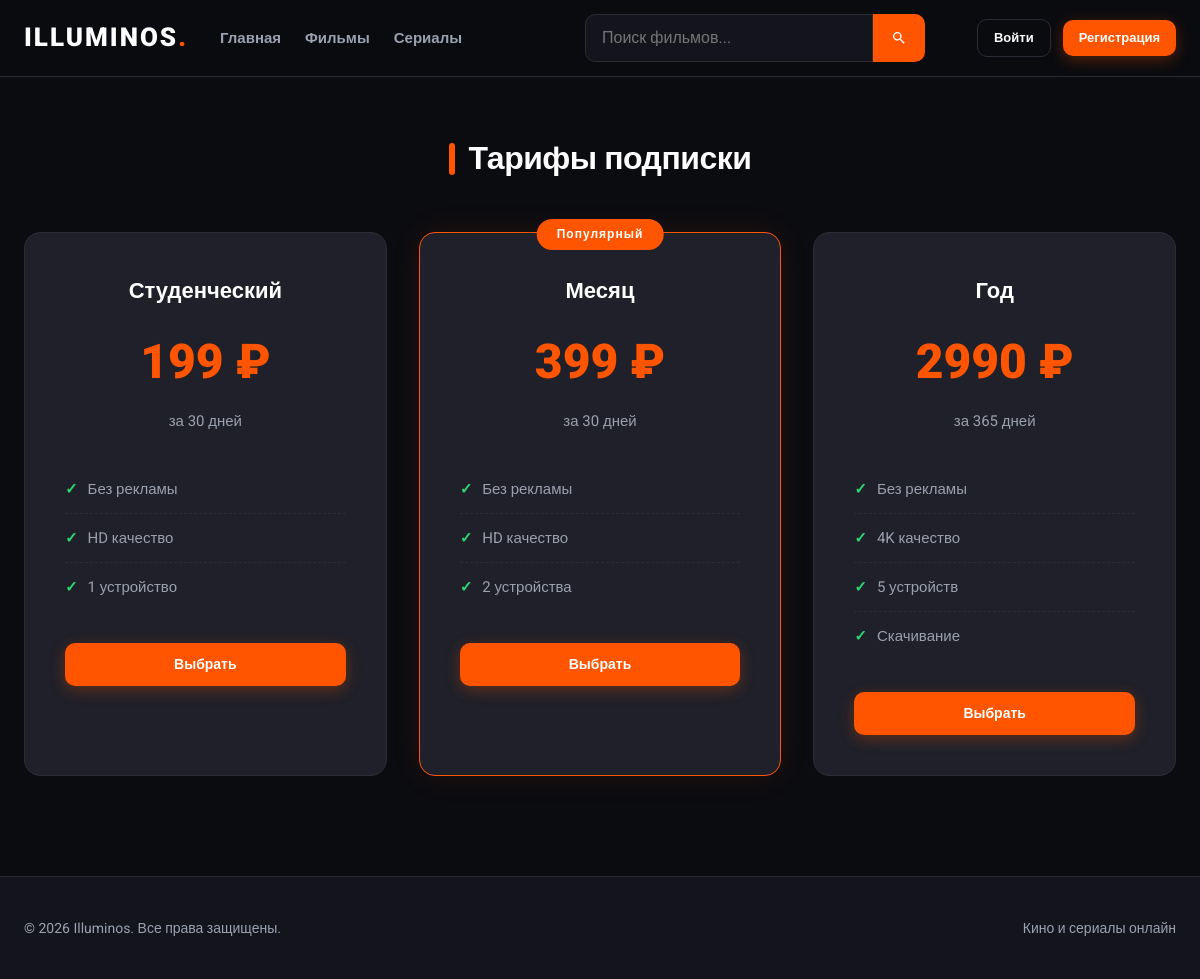
/subscribe.php, run on the app's committed database.
### tables this page shows
CREATE TABLE `tariffs` (
  `id` int(11) NOT NULL,
  `name` varchar(50) NOT NULL,
  `price` decimal(10,2) NOT NULL,
  `duration_days` int(11) NOT NULL,
  `features` text
);

### config.php (called while the page is built, shortened)
<?php
$conn = mysqli_connect(DB_HOST, DB_USER, DB_PASS, DB_NAME);
mysqli_set_charset($conn, "utf8mb4");
function db_query($sql) { global $conn; return mysqli_query($conn, $sql); }
function db_fetch_all($sql) { $res = db_query($sql); return $res ? mysqli_fetch_all($res, MYSQLI_ASSOC) : []; }
function get_tariffs() { return db_fetch_all("SELECT * FROM tariffs ORDER BY price"); }
?>

### subscribe.php (the view, shortened to what this page needs)
<?php
require_once 'config.php';
require_once 'header.php';
?>
<section class="section">
    <h1 class="section__title" style="justify-content:center">Тарифы подписки</h1>
    <div class="tariffs">
        <?php foreach (get_tariffs() as $i => $t): ?>
            <div class="tariff <?= $i === 1 ? 'tariff--popular' : '' ?>">
                <div class="tariff__name"><?= htmlspecialchars($t['name']) ?></div>
                <div class="tariff__price"><?= (int)$t['price'] ?> ₽</div>
                <div class="tariff__period">за <?= $t['duration_days'] ?> дней</div>
                <ul class="tariff__features">
                    <?php foreach (explode(',', $t['features']) as $f): ?>
                        <li><?= htmlspecialchars(trim($f)) ?></li>
                    <?php endforeach; ?>
                </ul>
                <a href="payment.php?tariff=<?= $t['id'] ?>" class="btn btn-primary btn-block">Выбрать</a>
            </div>
        <?php endforeach; ?>
    </div>
</section>
<?php require_once 'footer.php'; ?>

### css/style.css (style rules this page uses)
:root { --color-bg: #0b0c10; --color-bg-dark: #14151c; --color-bg-light: #1f2029; --color-accent: #ff5500; --color-accent-hover: #ff7700; --color-text: #ffffff; --color-text-light: #9ba1b0; --color-border: #2b2c36; --color-danger: #ff4757; --color-success: #2ed573; --border-radius: 16px; --border-radius-small: 10px; }
body { font-family: 'Roboto', Arial, sans-serif; background: var(--color-bg); color: var(--color-text); min-height: 100vh; line-height: 1.6; }
.btn { padding: 10px 22px; border-radius: var(--border-radius-small); font-weight: 700; cursor: pointer; border: none; font-size: 14px; transition: all .3s ease; display: inline-flex; align-items: center; justify-content: center; gap: 8px; text-decoration: none; }
.btn-primary { background: var(--color-accent); color: #fff; box-shadow: 0 4px 15px rgba(255, 85, 0, 0.3); }
.btn-block { width: 100%; }
.section { margin: 56px 0; }
.section__title { font-size: 32px; font-weight: 800; margin-bottom: 28px; display: flex; align-items: center; gap: 14px; letter-spacing: -0.5px; }
.section__title::before { content: ''; width: 6px; height: 32px; background: var(--color-accent); border-radius: 4px; }
.tariffs { display: grid; grid-template-columns: repeat(auto-fit, minmax(300px, 1fr)); gap: 32px; margin: 48px 0; }
.tariff { padding: 40px; border-radius: var(--border-radius); background: var(--color-bg-light); border: 1px solid var(--color-border); text-align: center; transition: all .4s; }
.tariff--popular { border-color: var(--color-accent); position: relative; box-shadow: 0 0 30px rgba(255, 85, 0, 0.1); }
.tariff--popular::before { content: 'Популярный'; position: absolute; top: -14px; left: 50%; transform: translateX(-50%); background: var(--color-accent); color: #fff; padding: 6px 20px; border-radius: 20px; font-size: 12px; font-weight: 800; letter-spacing: 1px; }
.tariff__name { font-size: 22px; font-weight: 700; margin-bottom: 16px; }
.tariff__price { font-size: 48px; font-weight: 900; color: var(--color-accent); margin-bottom: 8px; }
.tariff__period { color: var(--color-text-light); font-size: 15px; margin-bottom: 32px; }
.tariff__features { list-style: none; text-align: left; margin-bottom: 32px; }
.tariff__features li { padding: 12px 0; color: var(--color-text-light); font-size: 15px; border-bottom: 1px dashed var(--color-border); }
.tariff__features li:last-child { border-bottom: none; }
.tariff__features li::before { content: '✓'; color: var(--color-success); font-weight: 900; margin-right: 10px; }

### data on the page
tariffs: name "Студенческий", price "199", duration_days "30", features "Без рекламы", features "HD качество", features "1 устройство"
tariffs: name "Месяц", price "399", duration_days "30", features "Без рекламы", features "HD качество", features "2 устройства"
tariffs: name "Год", price "2990", duration_days "365", features "Без рекламы", features "4K качество", features "5 устройств", features "Скачивание"
